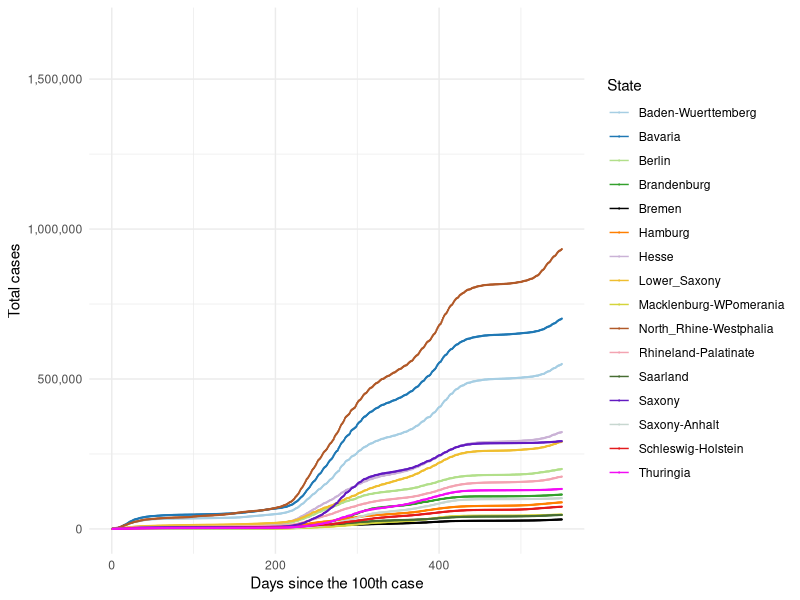
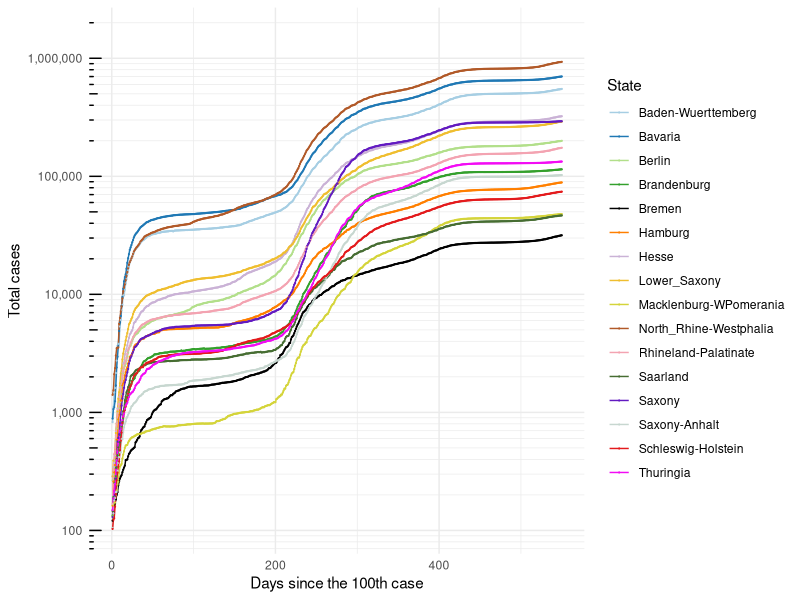
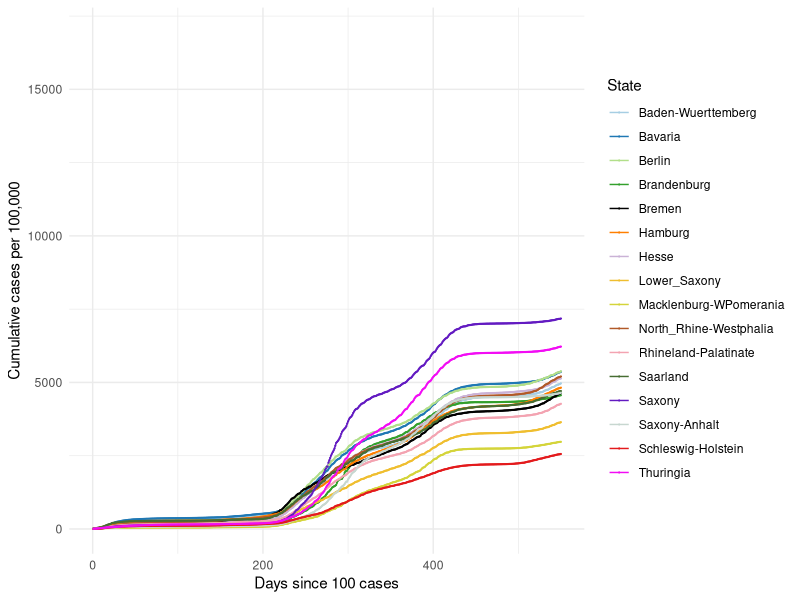
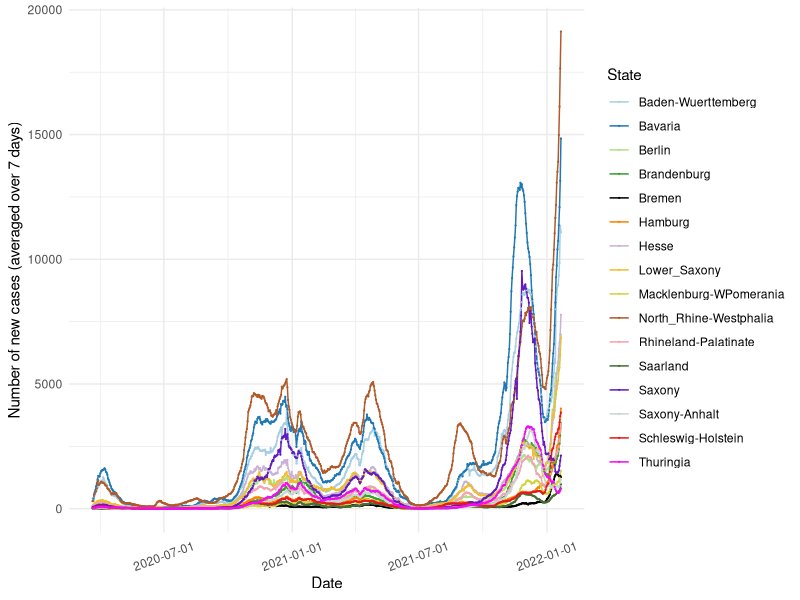
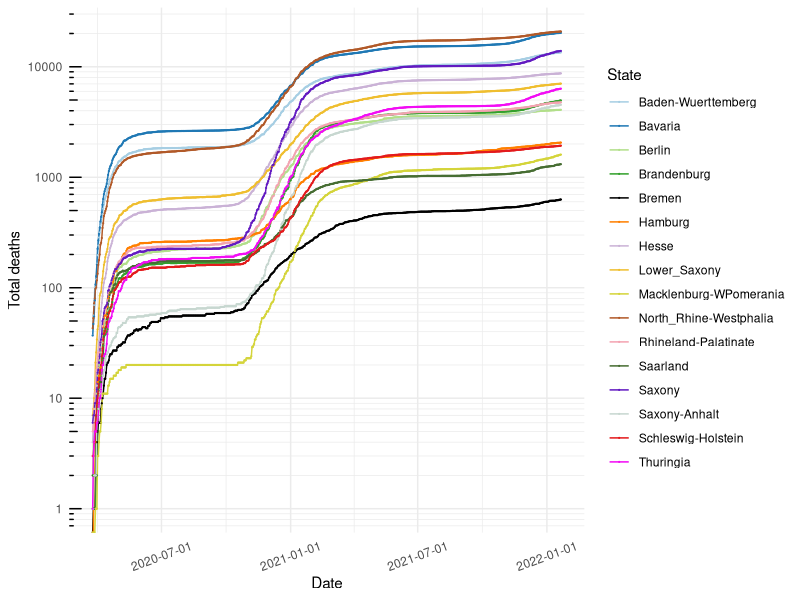
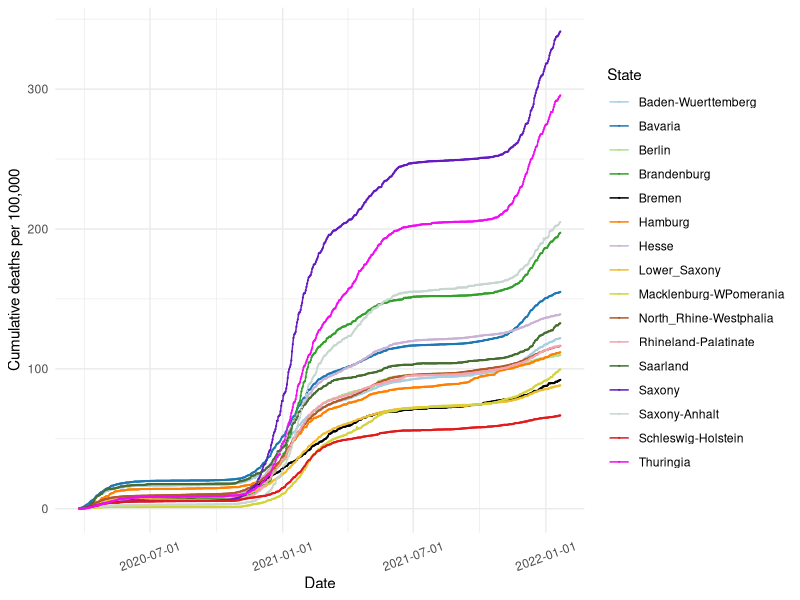
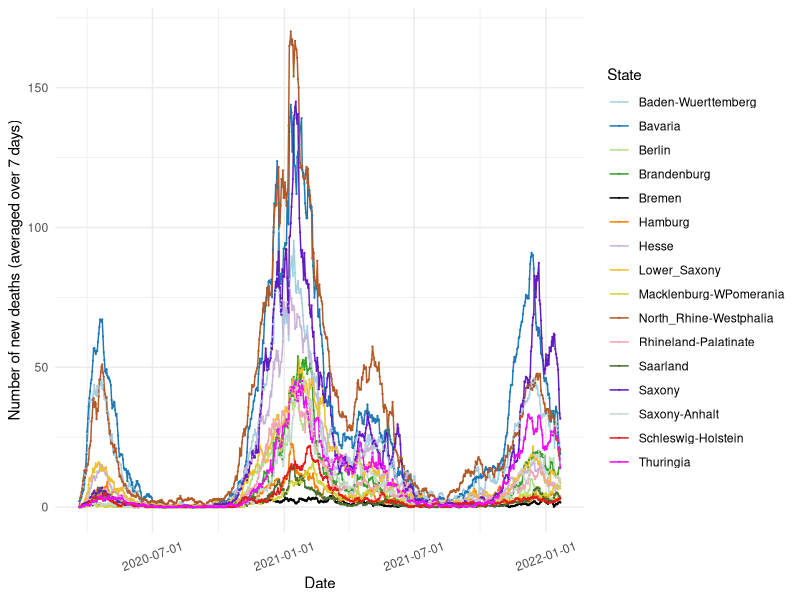

Here is the R script that generated these plots, in order:
## ---- chunk 1

knitr::opts_chunk$set(echo=TRUE, collapse = TRUE)

libload<-function(...) {
    libs<-unlist(list(...))
    req<-unlist(lapply(libs,require,character.only=TRUE))
    need<-libs[req==FALSE]
    if(length(need)>0){ 
        install.packages(need, repos = "https://ftp.fau.de/cran/")  
        lapply(need, require, character.only=TRUE)
    }
}
packages <- c("data.table", "ggplot2", "dplyr", "stats", "RColorBrewer", "readr", "here", "scales")
libload(packages)


`%notin%` <- function(x,y) !(x %in% y) 
cumulative.cases <- read_csv(here("static", "data", "Germany10States.csv"))
germany.16states <- read_csv(here("static", "data", "Germany16States.csv"))

colors16 <- c('#A6CEE3', '#1F78B4', '#B2DF8A', '#33A02C',
              '#000000', '#FF7F00', '#CAB2D6', 
              '#EFBE2F', '#d4d43a', '#B15928', '#F3A3B1', '#466D32',
              '#621AC1', '#C7D7D0', '#E31A1C','#F20CF4', '#123456')

## ---- chunk 2

## 16 States with the highest cumulative cases ##
#################################################

#states.filter <- cumulative.cases[cumulative.cases$Days_100 > 0,]
#states.sel <- unique(states.filter$State)

# Choose all the data points for the selected countries starting from Days_100 > 0
#states.final <- cumulative.cases[cumulative.cases$Days_100 > 0,]
states.final <- germany.16states[germany.16states$Days_100 > 0,]

# Plot 1 == Linear scale for total number of cases
cum.plot <- ggplot(data=states.final, aes(x=Days_100, y=Total_Cases, group=State, color=State)) +
            geom_line() + geom_point(size = 0.1) +     
          #  scale_color_brewer(palette = 'Paired') + 
            scale_colour_manual(name= "State", values= colors16) +
            scale_x_continuous('Days since the 100th case', limits=c(0,550)) + 
            scale_y_continuous(name="Total cases", labels= comma) + 
            #ggtitle('Linear scale') +
            theme_minimal()

print(cum.plot) 

## ---- chunk 3

## Logarithmic scale ##
#######################

base_breaks <- function(n = 10){
  function(x) {
    axisTicks(log10(range(x, na.rm = TRUE)), log = TRUE, n = n)
  }
}

logbreaks <- 10^(-10:10)
logminor_breaks <- rep(1:9, 21)*(10^rep(-10:10, each=9))

cum.plot2 <- ggplot(data=states.final, aes(x=Days_100, y=Total_Cases, group=State, color=State)) +
             geom_line() + geom_point(size=0.1) + 
          #   scale_color_brewer(palette = 'Paired') +
             scale_colour_manual(name= "State", values= colors16) +
             scale_x_continuous(name='Days since the 100th case', limits=c(0,550)) + 
             scale_y_continuous(name="Total cases", trans = 'log10', breaks = logbreaks, minor_breaks =                                 logminor_breaks, labels= comma) +
             annotation_logticks(sides="l") + 
             #ggtitle('Logarithmic scale') +
             theme_minimal()

print(cum.plot2)

## ---- chunk 4

#states16.filter <- germany.16states[germany.16states$Days_100 > 0,]
#states16.sel <- unique(states16.filter$State)

# Choose all the data points for the selected countries starting from Days_100 > 0 
#states16.final <- states16.filter[states16.filter$State %in% states16.sel & states16.filter$Days_100 > 0,]

states16.final <- germany.16states[germany.16states$Days_100 > 0,]

# Plot 1 == Linear scale for total number of cases
per100.plot <- ggplot(data=states16.final, aes(x=Days_100, y=Per100, group=State, color=State)) +
            geom_line() + geom_point(size = 0.1) + 
            # scale_color_brewer(palette = 'Paired') +
            scale_colour_manual(name= "State", values= colors16) +
            scale_x_continuous('Days since 100 cases', limits=c(0,550)) + 
            scale_y_continuous("Cumulative cases per 100,000") + 
            #ggtitle('Linear scale') +
            theme_minimal()

print(per100.plot)

## ---- chunk 5
#new.cases <- read_csv(here("static", "data", "GermanyNewCases10States.csv"))

new7days <- states.final[states.final$Avg_7days > 0,]
new7days$Dates <- as.Date(new7days$Dates)

newcase7.plot <- ggplot(data=new7days, aes(x=Dates, y=Avg_7days, group=State, color=State)) +
            geom_line() + geom_point(size = 0.1) + 
       #     scale_color_brewer(palette = 'Paired') +
            scale_colour_manual(name= "State", values= colors16) +
            scale_x_date(name='Date', labels=date_format('%Y-%m-%d')) + 
            scale_y_continuous(name="Number of new cases (averaged over 7 days)") + 
            #ggtitle('Linear scale') +
            theme_minimal() + theme(axis.text.x = element_text(angle=20, hjust=0.5, vjust=0.5))

print(newcase7.plot)
 
## ---- chunk 6
#num.deaths <- read_csv(here("static", "data", "GermanyTotalDeaths10States.csv"))

# Choose all the data points for the selected countries starting from Days_5 > 0
states.final$Dates <- as.Date(states.final$Dates)
deaths.final <- states.final
deaths.final <- deaths.final[deaths.final$Dates > as.Date('2020-03-24'),]

# Plot 1 == Linear scale for total number of cases
deaths.plot <- ggplot(data=deaths.final, aes(x=Dates, y=Deaths, group=State, color=State)) +
   geom_line() + geom_point(size = 0.1) + 
  # scale_color_brewer(palette = 'Paired') +
   scale_colour_manual(name= "State", values= colors16) +
   scale_x_date(name='Date', labels=date_format('%Y-%m-%d')) + 
   scale_y_continuous("Total deaths", trans = 'log10', breaks = logbreaks, 
                      minor_breaks = logminor_breaks) +
   annotation_logticks(sides="l") + 
   #ggtitle('Linear scale') +
   theme_minimal() + theme(axis.text.x = element_text(angle=20, hjust=0.5, vjust=0.5))

print(deaths.plot)

## ---- chunk 7

states.final$Dates <- as.Date(states.final$Dates)
deaths.final100 <- states.final
deaths.final100 <- deaths.final100[deaths.final100$Dates > as.Date('2020-03-24'),]

#states16.final <- germany.16states[germany.16states$DeathsDays_5 > 0,]

# Plot 1 == Linear scale for total number of cases
deathper100.plot <- ggplot(data=deaths.final100, aes(x=Dates, y=DeathPer100, group=State, color=State)) +
            geom_line() + geom_point(size = 0.1) + 
            # scale_color_brewer(palette = 'Paired') +
            scale_colour_manual(name= "State", values= colors16) +
          #  scale_x_continuous('Days since 5 deaths', limits=c(0,550)) +
            scale_x_date(name='Date', labels=date_format('%Y-%m-%d')) + 
            scale_y_continuous("Cumulative deaths per 100,000") + 
            #ggtitle('Linear scale') +
            theme_minimal() + theme(axis.text.x = element_text(angle=20, hjust=0.5, vjust=0.5))


print(deathper100.plot)

## ---- chunk 8
#new.cases <- read_csv(here("static", "data", "GermanyNewCases10States.csv"))

states.final$Dates <- as.Date(states.final$Dates)
death7days <- states.final
death7days <- death7days[death7days$Dates > as.Date('2020-03-20'),]

death7days.plot <- ggplot(data=death7days, aes(x=Dates, y=Death_7days, group=State, color=State)) +
            geom_line() + geom_point(size = 0.1) + 
       #     scale_color_brewer(palette = 'Paired') +
            scale_colour_manual(name= "State", values= colors16) +
            scale_x_date(name='Date', labels=date_format('%Y-%m-%d')) + 
            scale_y_continuous(name="Number of new deaths (averaged over 7 days)") + 
           
            #ggtitle('Linear scale') +
            theme_minimal() + theme(axis.text.x = element_text(angle=20, hjust=0.5, vjust=0.5))

print(death7days.plot)
 
